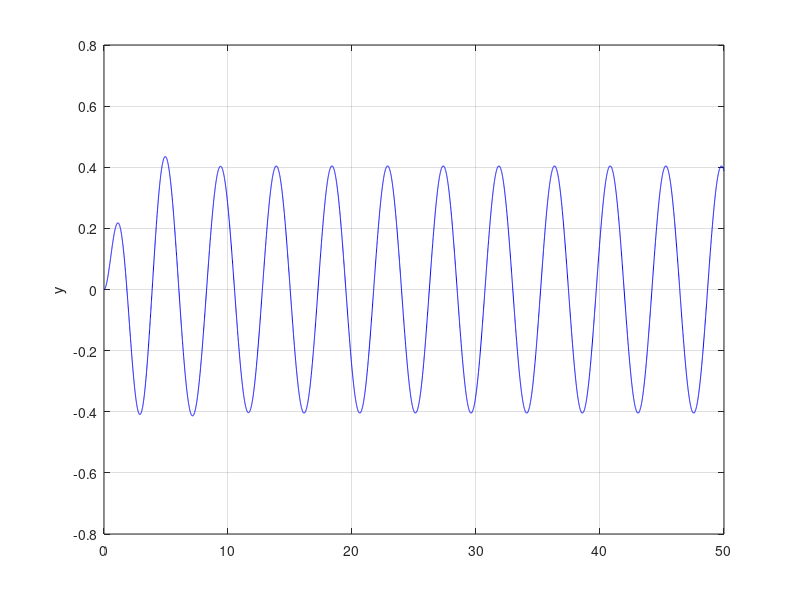

Write the MATLAB code that produced this figure. (Note: this script raises an error after producing the figure.)
function LAB6
omega0 = 2; c = 1; omega = 1.4;
param = [omega0,c,omega];
t0 = 0; y0 = 0; v0 = 0; Y0 = [y0;v0]; tf = 50;
options = odeset('AbsTol',1e-10,'RelTol',1e-10);
[t,Y] = ode45(@f,[t0,tf],Y0,options,param);
y = Y(:,1); v = Y(:,2);
figure(1)
plot(t,y,'b-'); ylabel('y'); grid on;
t1 = 25; i = find(t>t1);
C = (max(Y(i,1))-min(Y(i,1)))/2;
disp(['computed amplitude of forced oscillation = ' num2str(A)]);
Ctheory = 1/sqrt((omega0^2-omega^2)^2+(c*omega)^2);
disp(['theoretical amplitude = ' num2str(Atheory)]);
function dYdt = f(t,Y,param)
y = Y(1); v = Y(2);
omega0 = param(1); c = param(2); omega = param(3);
dYdt = [ v ; cos(omega*t)-omega0^2*y-c*v ];
